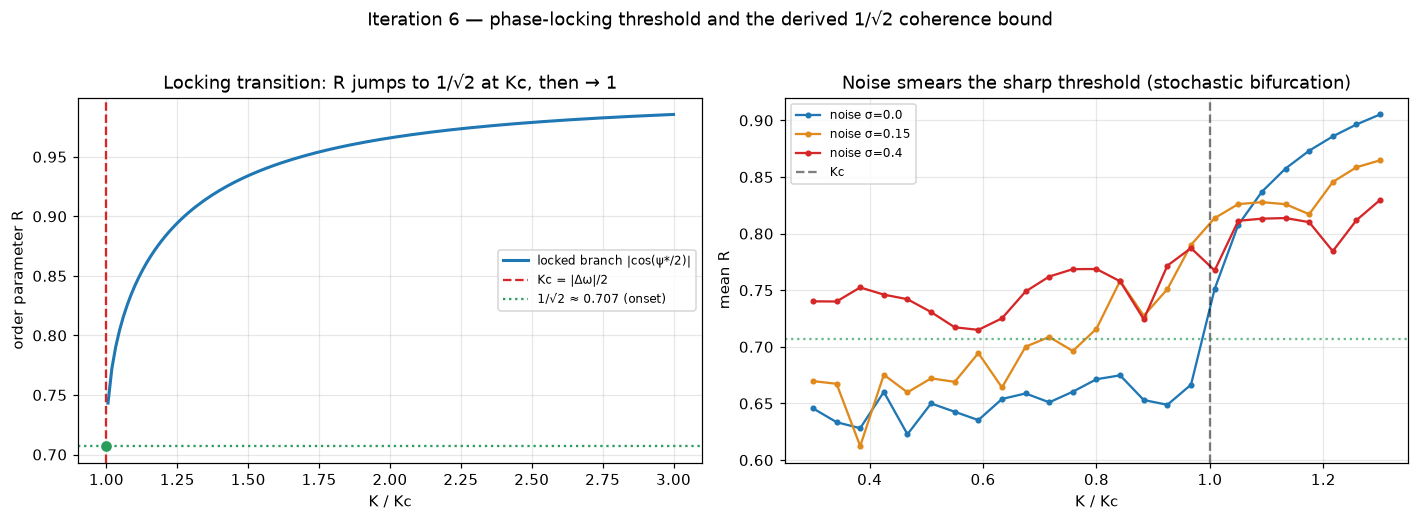

This chart was generated by the following Python code:
"""
Iteration 6 -- The phase-locking transition, and a *derived* coherence threshold.

Origin: a two-oscillator "entangle/disentangle" demo (Opus3/GPT3-era, preserved
as twoosc_entangle_demo.py). This iteration makes its implicit claim rigorous:
that two coupled oscillators undergo a sharp transition from drifting (noise) to
locked (coherent) at a critical coupling -- and that the order parameter at that
onset is exactly 1/sqrt(2), which is a *derived* value for the ~0.7 coherence
threshold the architecture otherwise picks by hand.

The reduction (why N=2 is exactly solvable)
-------------------------------------------
Full pair:  phi1' = w1 + K sin(phi2-phi1),  phi2' = w2 + K sin(phi1-phi2).
Let psi = phi1 - phi2 and Dw = w1 - w2. Subtracting collapses two equations to ONE:

    dpsi/dt = Dw - 2K sin(psi)

A locked state is a fixed point (dpsi/dt = 0): sin(psi*) = Dw/(2K). Real solution
exists iff |Dw/(2K)| <= 1, i.e.

    K >= Kc = |Dw| / 2                         (saddle-node bifurcation)

Stable branch has psi* in (-pi/2, pi/2), so the coherence R = |cos(psi*/2)| lies
in (1/sqrt(2), 1]. At onset (K = Kc) psi* = +-pi/2 and

    R_onset = |cos(pi/4)| = 1/sqrt(2) ~= 0.7071

Since our per-pair synchrony S_ij IS this R, a pair can phase-lock only when
S_ij > 1/sqrt(2). That is the derived threshold.

Checks:
  1. The 1-D reduction reproduces the full 2-oscillator order parameter.
  2. Empirical Kc (drift rate -> 0) equals |Dw|/2, across several detunings.
  3. Locked-branch R matches |cos(psi*/2)|; R at onset = 1/sqrt(2).
  4. Below Kc the phase drifts (noise); above Kc it locks (deviation).
  5. Noise smears the sharp threshold (stochastic bifurcation).
"""
import os, sys
import numpy as np
sys.path.insert(0, os.path.dirname(os.path.dirname(os.path.abspath(__file__))))
from ksomheb import order_parameter   # for the full-sim cross-check

INV_SQRT2 = 1.0 / np.sqrt(2.0)

# ---------- integrators ----------
def integrate_psi(Dw, K, T=800.0, dt=0.01, noise=0.0, seed=0):
    """Reduced 1-D phase-difference dynamics dpsi = (Dw - 2K sin psi) dt + noise.
    Returns (drift_rate, mean_R) measured over the last 30% (steady state)."""
    rng = np.random.RandomState(seed)
    psi = rng.uniform(0, 2 * np.pi)
    n = int(T / dt)
    burn = int(0.7 * n)
    # sqrt(2) because two independent phase noises combine in the difference
    amp = noise * np.sqrt(2.0)
    psi_unwrap = psi
    prev = psi
    start_val = None; start_t = None
    Rsum = 0.0; cnt = 0
    for k in range(n):
        dpsi = (Dw - 2 * K * np.sin(psi)) * dt
        if noise:
            dpsi += amp * np.sqrt(dt) * rng.randn()
        psi += dpsi
        # track unwrapped psi for drift rate
        psi_unwrap += dpsi
        if k == burn:
            start_val = psi_unwrap; start_t = k * dt
        if k > burn:
            Rsum += abs(np.cos(psi / 2.0)); cnt += 1
    drift = abs(psi_unwrap - start_val) / (n * dt - start_t)
    return drift, Rsum / max(cnt, 1)

def integrate_full(w1, w2, K, T=800.0, dt=0.01, seed=0):
    """Full two-oscillator sim; returns steady-state mean order parameter."""
    rng = np.random.RandomState(seed)
    p1 = rng.uniform(0, 2 * np.pi); p2 = rng.uniform(0, 2 * np.pi)
    n = int(T / dt); burn = int(0.7 * n)
    Rsum = 0.0; cnt = 0
    for k in range(n):
        d1 = w1 + K * np.sin(p2 - p1)
        d2 = w2 + K * np.sin(p1 - p2)
        p1 += d1 * dt; p2 += d2 * dt
        if k > burn:
            Rsum += order_parameter([p1, p2])[0]; cnt += 1
    return Rsum / cnt

# ---------- setup (the demo's numbers) ----------
w1, w2 = 2 * np.pi * 1.00, 2 * np.pi * 1.03
Dw = w1 - w2
Kc = abs(Dw) / 2
print(f"demo detuning |Dw| = {abs(Dw):.4f}  ->  Kc = |Dw|/2 = {Kc:.4f}")
print(f"predicted R at locking onset = 1/sqrt(2) = {INV_SQRT2:.4f}\n")

# ---------- Check 1: reduction reproduces the full sim ----------
print("Check 1 -- 1-D reduction vs full two-oscillator sim (mean R):")
red_ok = True
for K in [0.12, 0.2, 0.5, 1.0]:
    _, R_red = integrate_psi(Dw, K)
    R_full = integrate_full(w1, w2, K)
    ok = abs(R_red - R_full) < 0.02
    red_ok &= ok
    print(f"  K={K:4.2f}: reduced R={R_red:.3f}  full R={R_full:.3f}  "
          f"{'ok' if ok else 'MISMATCH'}")
print(f"  -> {'PASS' if red_ok else 'FAIL'}\n")

# ---------- Check 2: Kc = |Dw|/2 across detunings ----------
print("Check 2 -- empirical Kc (drift rate collapses) vs |Dw|/2:")
kc_ok = True
for Dw_test in [abs(Dw), 0.40, 0.80]:
    Ks = np.linspace(0.2 * Dw_test / 2, 2.0 * Dw_test / 2, 40)
    drifts = [integrate_psi(Dw_test, K)[0] for K in Ks]
    # empirical Kc = first K whose drift rate is essentially zero
    locked = np.where(np.array(drifts) < 1e-3)[0]
    Kc_emp = Ks[locked[0]] if len(locked) else float("nan")
    Kc_the = Dw_test / 2
    ok = abs(Kc_emp - Kc_the) < (Ks[1] - Ks[0]) * 1.5
    kc_ok &= ok
    print(f"  |Dw|={Dw_test:.3f}: Kc_emp={Kc_emp:.4f}  Kc_theory={Kc_the:.4f}  "
          f"{'ok' if ok else 'MISMATCH'}")
print(f"  -> {'PASS' if kc_ok else 'FAIL'}\n")

# ---------- Check 3: locked-branch R and the 1/sqrt(2) onset ----------
print("Check 3 -- locked-branch R = |cos(psi*/2)|, onset = 1/sqrt(2):")
branch_ok = True
onset_R = abs(np.cos(np.arcsin(np.clip(Dw / (2 * Kc), -1, 1)) / 2))
print(f"  analytic R at K=Kc: {onset_R:.4f}  (target {INV_SQRT2:.4f})  "
      f"{'ok' if abs(onset_R-INV_SQRT2)<1e-3 else 'MISMATCH'}")
branch_ok &= abs(onset_R - INV_SQRT2) < 1e-3
for K in [0.10, 0.12, 0.2, 0.5, 1.0]:
    _, R_emp = integrate_psi(Dw, K)
    psi_star = np.arcsin(np.clip(Dw / (2 * K), -1, 1))
    R_ana = abs(np.cos(psi_star / 2))
    ok = abs(R_emp - R_ana) < 0.02 and R_emp > INV_SQRT2 - 1e-3
    branch_ok &= ok
    print(f"  K={K:4.2f} (K/Kc={K/Kc:5.2f}): R_emp={R_emp:.3f}  R_analytic={R_ana:.3f}  "
          f"{'ok' if ok else 'MISMATCH'}")
print(f"  -> {'PASS' if branch_ok else 'FAIL'}\n")

# ---------- Check 4: drift below Kc, lock above ----------
drift_below = integrate_psi(Dw, 0.5 * Kc)[0]
drift_above = integrate_psi(Dw, 2.0 * Kc)[0]
c4 = drift_below > 0.05 and drift_above < 1e-3
print(f"Check 4 -- drift below Kc = {drift_below:.4f} (nonzero), "
      f"above Kc = {drift_above:.2e} (~0)  -> {'PASS' if c4 else 'FAIL'}\n")

# ---------- Check 5: noise smears the threshold ----------
print("Check 5 -- noise softens the sharp transition:")
Ks = np.linspace(0.3 * Kc, 1.3 * Kc, 25)
curves = {}
for nz in [0.0, 0.15, 0.4]:
    curves[nz] = np.array([integrate_psi(Dw, K, noise=nz, seed=3)[1] for K in Ks])
# sharpness = max slope of R vs K; noise should reduce it
def sharpness(c): return np.max(np.abs(np.diff(c)) / np.diff(Ks))
s0, s1, s2 = sharpness(curves[0.0]), sharpness(curves[0.15]), sharpness(curves[0.4])
c5 = s0 > s1 > s2
print(f"  max slope of R(K): noise 0.0 -> {s0:.2f},  0.15 -> {s1:.2f},  "
      f"0.4 -> {s2:.2f}  (should decrease)  -> {'PASS' if c5 else 'FAIL'}\n")

allok = red_ok and kc_ok and branch_ok and c4 and c5
print("ALL PASS" if allok else "SOME CHECKS FAILED")
print("\nVerdict: the two-oscillator system undergoes a genuine saddle-node")
print("(phase-locking) bifurcation at Kc = |Dw|/2 -- a sharp threshold from")
print("drifting 'noise' to locked 'deviation'. The coherence at onset is exactly")
print("1/sqrt(2) ~= 0.707, giving a DERIVED per-pair threshold (S_ij > 1/sqrt2 to")
print("lock) that matches the architecture's hand-picked r >= 0.7. Caveat: exact")
print("for N=2; the global N-oscillator transition is continuous with no special")
print("0.7. Noise smears the bifurcation into a stochastic one.")

# ---------- plot ----------
try:
    import matplotlib
    matplotlib.use("Agg")
    import matplotlib.pyplot as plt
    fig, ax = plt.subplots(1, 2, figsize=(13, 4.6))

    # left: R vs K/Kc, analytic branch + the 1/sqrt2 onset
    Kg = np.linspace(0.3 * Kc, 3 * Kc, 200)
    R_ana = np.where(Kg >= Kc,
                     np.abs(np.cos(np.arcsin(np.clip(Dw / (2 * Kg), -1, 1)) / 2)),
                     np.nan)
    ax[0].plot(Kg / Kc, R_ana, color="#1f77b4", lw=2, label="locked branch |cos(ψ*/2)|")
    ax[0].axvline(1.0, color="#d62728", ls="--", label="Kc = |Δω|/2")
    ax[0].axhline(INV_SQRT2, color="#2a9d5c", ls=":", label="1/√2 ≈ 0.707 (onset)")
    ax[0].plot([1.0], [INV_SQRT2], "o", color="#2a9d5c")
    ax[0].set_xlabel("K / Kc"); ax[0].set_ylabel("order parameter R")
    ax[0].set_title("Locking transition: R jumps to 1/√2 at Kc, then → 1")
    ax[0].legend(fontsize=8); ax[0].grid(alpha=0.3)

    # right: noise smearing
    for nz, c in zip([0.0, 0.15, 0.4], ["#1f77b4", "#e08a1e", "#d62728"]):
        ax[1].plot(Ks / Kc, curves[nz], "-o", ms=3, color=c, label=f"noise σ={nz}")
    ax[1].axvline(1.0, color="k", ls="--", alpha=0.5, label="Kc")
    ax[1].axhline(INV_SQRT2, color="#2a9d5c", ls=":", alpha=0.7)
    ax[1].set_xlabel("K / Kc"); ax[1].set_ylabel("mean R")
    ax[1].set_title("Noise smears the sharp threshold (stochastic bifurcation)")
    ax[1].legend(fontsize=8); ax[1].grid(alpha=0.3)

    fig.suptitle("Iteration 6 — phase-locking threshold and the derived 1/√2 coherence bound",
                 y=1.02)
    out = os.path.join(os.path.dirname(os.path.abspath(__file__)),
                       "iter6_locking_threshold.png")
    fig.tight_layout(); fig.savefig(out, dpi=110, bbox_inches="tight")
    print(f"\nplot saved -> {out}")
except Exception as e:
    print(f"\n(plot skipped: {e})")
